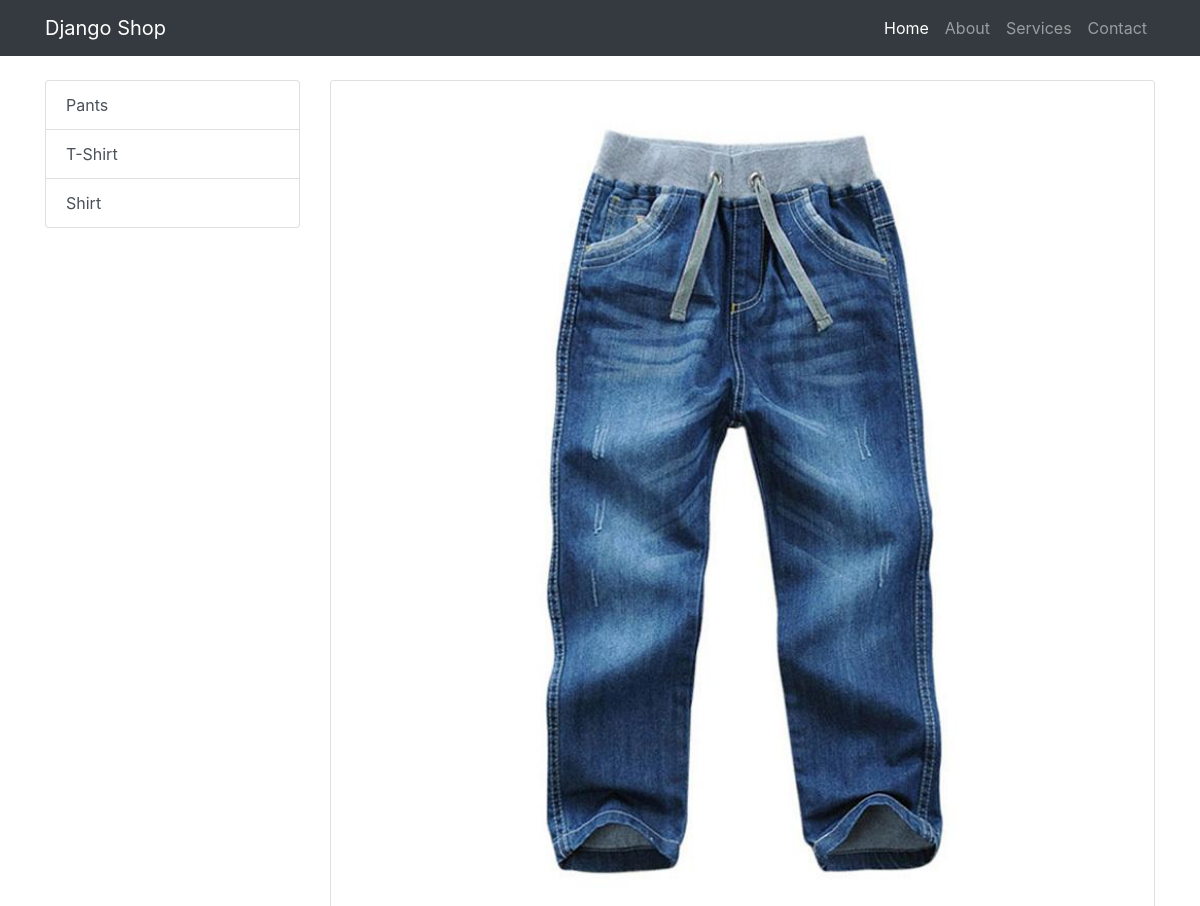
/item/1/ (upper part), run on an earlier commit of the app's database.
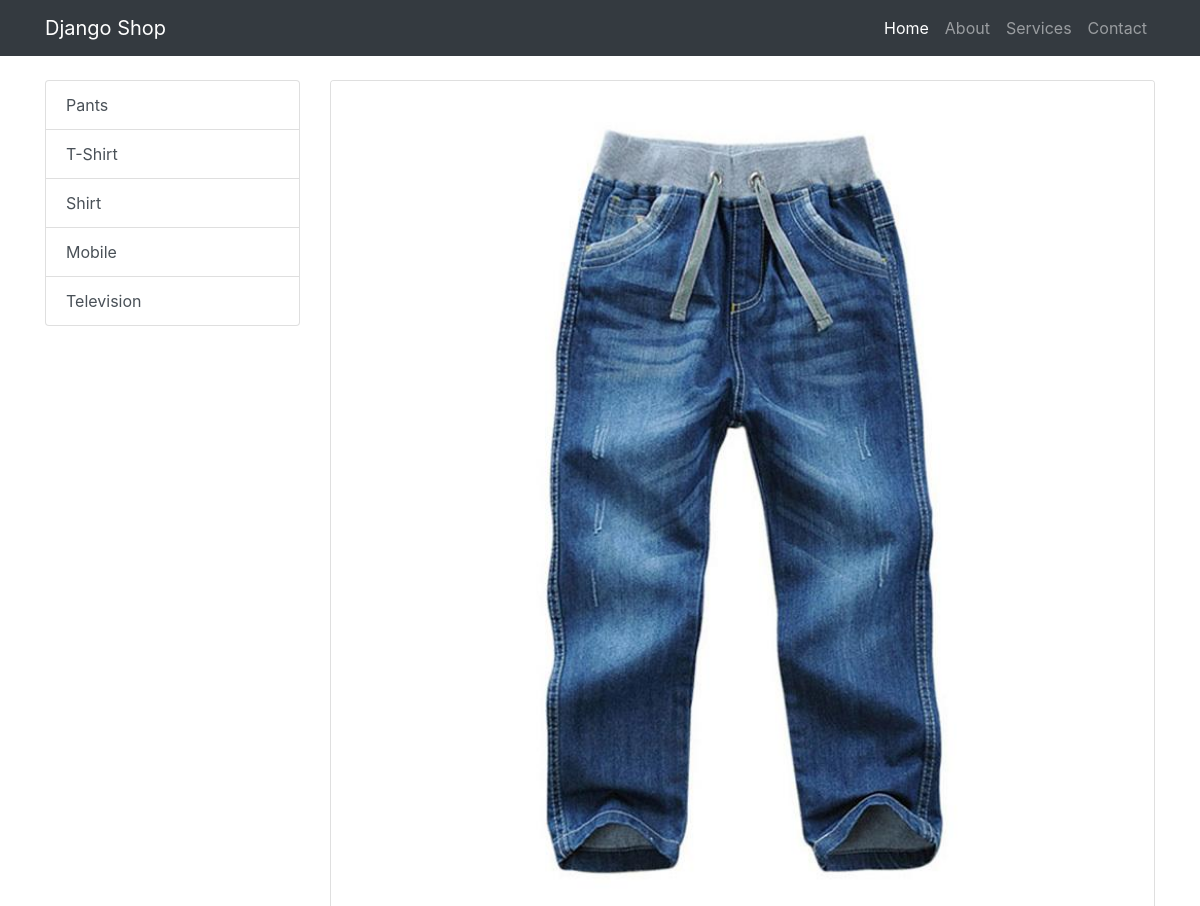
And on a later commit of the database.
### shop/models.py (models this page shows, shortened)
class ProductCategory(models.Model):
    category_name = models.CharField(max_length=100)

### shop/views.py (the view, shortened to what this page needs)
# urls.py: path('item/<int:pk>/', views.shop_item_details, name="shop_item_details"),
def shop_item_details(request, pk):
    categories = ProductCategory.objects.all()
    product = get_object_or_404(Product, id=pk)
    review_score= 0
    count = 0
    reviews_data = []
    reviews = product.productreview_set.all()
    reviews_count = reviews.count()
    for review in reviews:
        reviews_data_list = []
        reviews_data_list.append(review.author_name)
        reviews_data_list.append(review.review_score)
        reviews_data_list.append(review.review_description)
        reviews_data.append(reviews_data_list)
        review_score += review.review_score
    if reviews_count != 0:
        review_score = review_score/ reviews_count
    context = {
        'product': product,
        'title': product.product_name,
        'review_score': review_score,
        'total_reviews': reviews_count,
        'reviews': reviews_data,
        'categories': categories
    }
    return render(request, template_name='shop/shop_item_details.html', context=context)

### shop/templates/shop/shop_item_details.html (shortened to what this page needs)
{% extends 'shop/base.html' %}
{% block content %}
	<div class="container">
		<div class="row">
			<div class="col-lg-3 my-4">
				<div class="list-group">
					{% for category in categories %}
						<a href="{% url 'shop_category' category.id %}" class="list-group-item list-group-item-action">{{ category.category_name }}</a>
					{% endfor %}
				</div>
			</div>
			<div class="col-lg-9">
				<div class="card mt-4">
					<img class="card-img-top img-fluid" src="{{ product.product_picture.url }}" alt="">
				</div>
			</div>
		</div>
	</div>
	{% endblock content %}

What changed in the data, as far as the page shows it:
added ProductCategory: category_name "Mobile"
added ProductCategory: category_name "Television"
